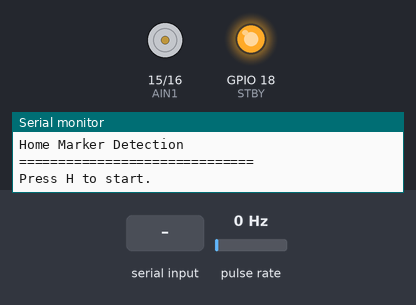
Bench run of a sketch on a simulated ESP32. Shown: motor-driver pin pairs drawn as motors (green arrow = first pin HIGH = forward, orange = second pin HIGH = backward, longer = more drive, scaled by the enable pin, stopped while the standby pin is LOW), output pins drawn as LEDs (lit = HIGH), the last lines printed to the serial monitor. Wiring (inferred from the names in the program): pulse sensor: data GPIO 4. The inputs (shaded band) are chosen by the test bench; at power-on: pulse rate 0 Hz.

Above: at 2.2 s.
2.3 s: "H" received over Serial
At 2.7 s:
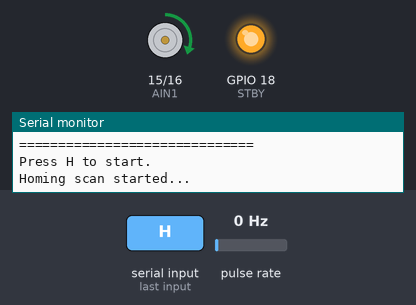
3.8 s: pulse rate (sensor on GPIO 4) set to 2 Hz
At 5.2 s:
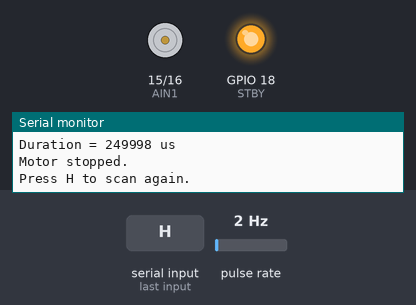
Timing chart, 0 to 6.8 s (numbered marks = the images above; inputs shaded):
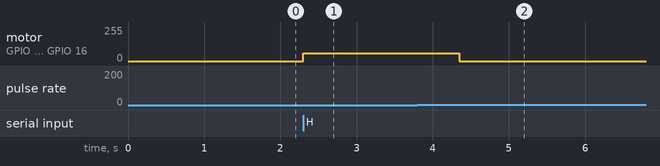

Measured:
- the behaviour switches between 0 and 1 Hz on pulse rate (sensor on GPIO 4) (found by bisection; images 1 and 2)
- after the input at 2.3 s, motor on GPIO 15 (AIN1) / GPIO 16 (AIN2): stopped → forward 60/255 at once
- after the input at 3.8 s, motor on GPIO 15 (AIN1) / GPIO 16 (AIN2): forward 60/255 → stopped after 0.55 s

The sketch:

Home_Marker_Detection.ino
```cpp
const int ENCODER_PIN = 4;

const int AIN1 = 15;
const int AIN2 = 16;
const int PWMA = 17;
const int STBY = 18;

const int HOME_PWM = 60;

// Based on measured values:
// Normal slot  ≈ 13-16 ms
// Home marker  ≈ 46 ms
const unsigned long HOME_THRESHOLD = 30000;

volatile long encoderCount = 0;

void IRAM_ATTR encoderPulse()
{
    encoderCount++;
}

void setMotor(int direction, int pwm)
{
    if (direction > 0)
    {
        digitalWrite(AIN1, HIGH);
        digitalWrite(AIN2, LOW);
    }
    else
    {
        digitalWrite(AIN1, LOW);
        digitalWrite(AIN2, HIGH);
    }

    analogWrite(PWMA, pwm);
}

void stopMotor()
{
    analogWrite(PWMA, 0);

    digitalWrite(AIN1, LOW);
    digitalWrite(AIN2, LOW);
}

void setup()
{
    Serial.begin(115200);
    delay(1000);

    pinMode(ENCODER_PIN, INPUT_PULLUP);

    attachInterrupt(
        digitalPinToInterrupt(ENCODER_PIN),
        encoderPulse,
        RISING
    );

    pinMode(AIN1, OUTPUT);
    pinMode(AIN2, OUTPUT);
    pinMode(PWMA, OUTPUT);
    pinMode(STBY, OUTPUT);

    digitalWrite(STBY, HIGH);

    stopMotor();

    Serial.println("==============================");
    Serial.println("OPQC - Homing Test 3");
    Serial.println("Home Marker Detection");
    Serial.println("==============================");

    Serial.println();
    Serial.println("Press H to start.");
}

void loop()
{
    if (Serial.available())
    {
        char command = Serial.read();

        if (command == 'H' || command == 'h')
        {
            Serial.println();
            Serial.println("Homing scan started...");
            Serial.println();

            encoderCount = 0;

            int previousState = digitalRead(ENCODER_PIN);

            bool blocked = false;

            unsigned long blockStartTime = 0;

            setMotor(1, HOME_PWM);

            while (true)
            {
                int currentState = digitalRead(ENCODER_PIN);

                // Start of blocked region
                if (currentState == HIGH &&
                    previousState == LOW)
                {
                    blocked = true;

                    blockStartTime = micros();
                }

                // End of blocked region
                if (currentState == LOW &&
                    previousState == HIGH)
                {
                    if (blocked)
                    {
                        blocked = false;

                        unsigned long blockDuration =
                            micros() - blockStartTime;

                        Serial.print("Blocked = ");
                        Serial.print(blockDuration);
                        Serial.println(" us");

                        // Home marker detected
                        if (blockDuration > HOME_THRESHOLD)
                        {
                            stopMotor();

                            Serial.println();
                            Serial.println("==============================");
                            Serial.println("HOME MARKER DETECTED");
                            Serial.println("==============================");
                            Serial.print("Duration = ");
                            Serial.print(blockDuration);
                            Serial.println(" us");

                            Serial.println();
                            Serial.println("Motor stopped.");
                            Serial.println("Press H to scan again.");

                            break;
                        }
                    }
                }

                previousState = currentState;
            }
        }
    }
}
```
